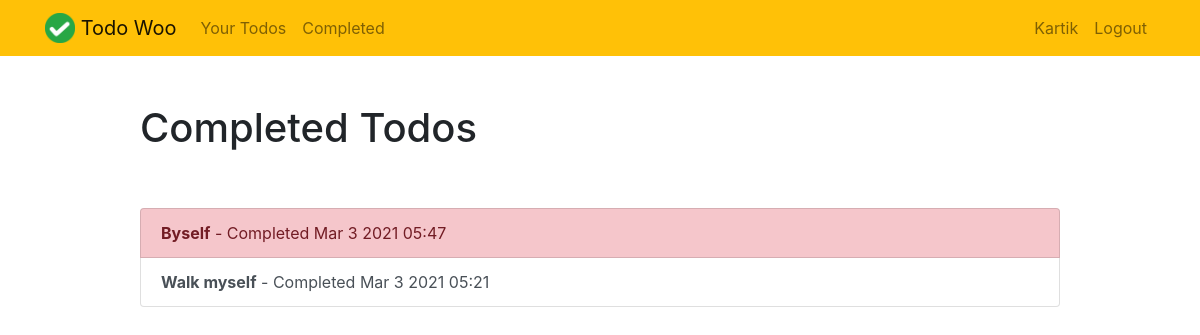
Page /lscomplete/ (signed in) on the committed database.
### todo/models.py (models this page shows, shortened)
class Todo(models.Model):
    title = models.CharField(max_length = 100)
    memo = models.TextField(blank=True)
    created = models.DateTimeField(auto_now_add=True)
    datecompleted = models.DateTimeField(null=True, blank=True)
    important = models.BooleanField(default=False)
    user = models.ForeignKey(User, on_delete=models.CASCADE)

### todo/views.py (the view)
# urls.py: path("lscomplete/", views.lscompletetodos, name='lscompletetodos'),
@login_required
def lscompletetodos(request):
    todos = Todo.objects.filter(user=request.user, datecompleted__isnull=False).order_by('-datecompleted')
    return render(request, 'todo/completetodo.html', {'todos': todos})

### todo/templates/todo/completetodo.html
{% extends "todo/base.html" %}
{% block content %}
    <div class="row justify-content-center mt-5">
        <div class="col-md-10">
            <h1>Completed Todos</h1>
        </div>
    </div>
    <div class="row justify-content-center mt-5">
        <div class="col-md-10">
            <div class="list-group">
                {% for todo in todos %}
                    <a href="{% url 'viewtodo' todo.id %}" class="list-group-item list-group-item-action{% if todo.important %} list-group-item-danger{% endif %}"><b>{{ todo.title }}</b> - Completed {{ todo.datecompleted|date:'M j Y H:i' }}</a>
                {% endfor %}
            </div>
        </div>
    </div>
{% endblock %}

### todo/templates/todo/base.html (shortened to what this page needs)
{% load static %}
<!doctype html>
<html lang="en">
<head>
    <link rel="stylesheet" href="https://stackpath.bootstrapcdn.com/bootstrap/4.4.1/css/bootstrap.min.css">
</head>
<body>
<nav class="navbar navbar-expand-md navbar-light bg-warning">
<div class="container">
    <a class="navbar-brand" href="{% url 'home' %}">
         <img src="{% static 'todo/logo.png' %}" width="30" height="30" class="d-inline-block align-top">
        <span>Todo Woo</span>
    </a>
    <div class="collapse navbar-collapse" id="navbarNav">
    {% if user.is_authenticated %}
        <ul class="navbar-nav mr-auto">
                <li class="nav-item {{ current }}">
                    <a class="nav-link" href="{% url 'currenttodos' %}">Your Todos</a>
                </li>
                <li class="nav-item {{ completed }}">
                    <a class="nav-link" href="{% url 'lscompletetodos' %}">Completed</a>
                </li>
        </ul>
    {% endif %}
    <ul class="navbar-nav ml-auto">
            {% if user.is_authenticated %}
            <li class="nav-item">
                    <a href="#"  class="nav-link">{{ user.username }}</a>
                </li>
                <li class="nav-item">
                    <a href="#" onclick="$('#signOutBtn').click()" class="nav-link">Logout</a>
                </li>
            {% endif %}
        </ul>
    </div>
</div>
</nav>
<div class="container">
{% block content %}{% endblock %}
</div>
</body>
</html>

### rows in the picture
Todo: title "Byself", datecompleted "Mar 3 2021 05:47"
Todo: title "Walk myself", datecompleted "Mar 3 2021 05:21"

### other values in the picture
{{ user.username }} "Kartik"
